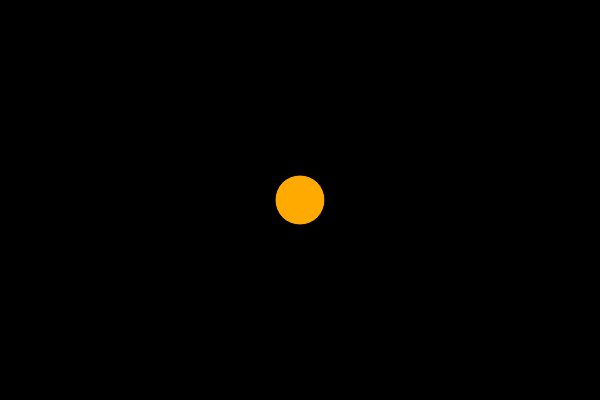
Frame 1 (no input)
Frame 60 (no input): identical to frame 1, image omitted
Frame 120 (the mouse pressed at the canvas centre since frame 60): identical to frame 1, image omitted

The p5.js sketch that drew this single still picture (run headless with seeded random() and noise() and a simulated clock; from frame 60 on, the mouse is pressed at the canvas centre):

// p5.js sketch
// ── sketch.js
var circleX;
var circleY;
var targetX;
var targetY;

function setup() {
  createCanvas(600, 400);
  circleX = width/2;
  circleY = height/2;
  targetX = circleX;
  targetY = circleY;
}
function draw() {
  background (0);

  var circleSize = 50;

  var red = unhex ("FF");
  var green = unhex ("AA");
  var blue = unhex ("00");

    fill(red, green, blue);

  if(mouseIsPressed){
    targetX = mouseX;
    targetY = mouseY;
  }

    var xDiff = targetX - circleX;
    var yDiff = targetY - circleY;
    var speed = 1.3;

    circleX = circleX + xDiff * speed;
    circleY = circleY + yDiff * speed;
  ellipse(circleX,circleY,circleSize,circleSize);
}
